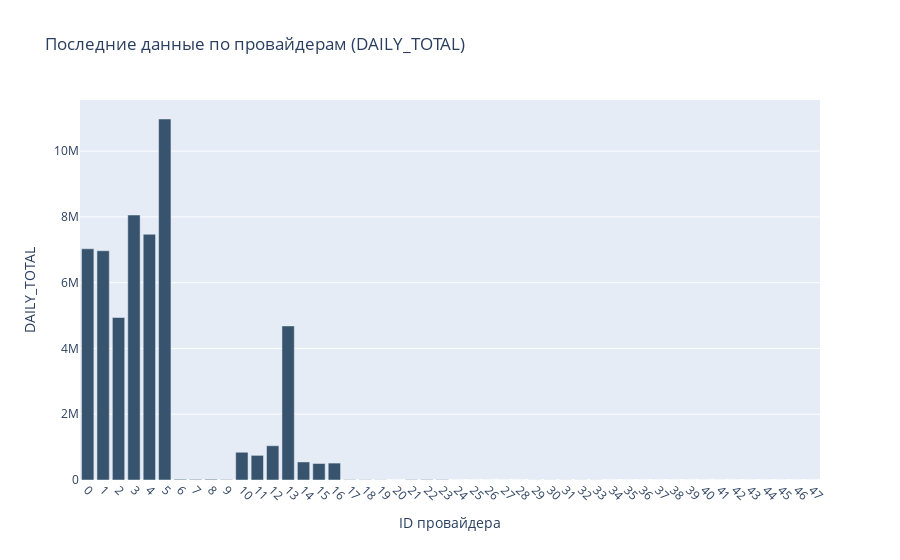

Write notebook code for a chart like this one.
### Code cell
# Преобразуем столбец TIME в datetime, если это еще не сделано
df['TIME'] = pd.to_datetime(df['TIME'])

# Для каждого ID выбираем последнюю запись по времени
latest_records_df = df.loc[df.groupby('ID')['TIME'].idxmax()]

# Создаем график
fig = go.Figure()

# Добавляем столбцы (бар) на график
fig.add_trace(go.Bar(
    x=latest_records_df['ID'],  # ID провайдеров по оси X
    y=latest_records_df['DAILY_TOTAL'],  # Значения DAILY_TOTAL по оси Y
    marker=dict(color='rgb(55, 83, 109)'),
))

# Настройка графика
fig.update_layout(
    title="Последние данные по провайдерам (DAILY_TOTAL)",
    xaxis=dict(
        title='ID провайдера',
        type='category',  # Показываем ID как категории
        tickangle=45  # Угол наклона меток на оси X
    ),
    yaxis=dict(
        title='DAILY_TOTAL',
    ),
    showlegend=False
)

# Отображаем график
fig.show()

### Figure 1 — Plotly figure (JSON) as saved in the notebook; plotly's stock layout.template omitted (floating-point values rounded to 4 significant figures)
{"data": [{"marker": {"color": "rgb(55, 83, 109)"}, "type": "bar", "x": [0, 1, 2, 3, 4, 5, 6, 7, 8, 9, 10, 11, 12, 13, 14, 15, 16, 17, 18, 19, 20, 21, 22, 23, 24, 25, 26, 27, 28, 29, 30, 31, 32, 33, 34, 35, 36, 37, 38, 39, 40, 41, 42, 43, 44, 45, 46, 47], "y": [7030000.0, 6972000.0, 4941000.0, 8058000.0, 7472000.0, 10980000.0, 22180.0, 18530.0, 22250.0, 12480.0, 843500.0, 748900.0, 1042000.0, 4684000.0, 548500.0, 502000.0, 514600.0, 9812.0, 8532.0, 5376.0, 0, 10730.0, 13490.0, 10940.0, 0, 0, 0, 0, 0, 2590.0, 2590.0, 2590.0, 2590.0, 2590.0, 0, 0, 0, 0, 0, 0, 0, 0, 0, 0, 0, 0, 0, 0]}], "layout": {"autosize": true, "showlegend": false, "title": {"text": "Последние данные по провайдерам (DAILY_TOTAL)"}, "xaxis": {"autorange": true, "range": [-0.5, 47.5], "tickangle": 45, "title": {"text": "ID провайдера"}, "type": "category"}, "yaxis": {"autorange": true, "range": [0, 11550000.0], "title": {"text": "DAILY_TOTAL"}, "type": "linear"}}}
